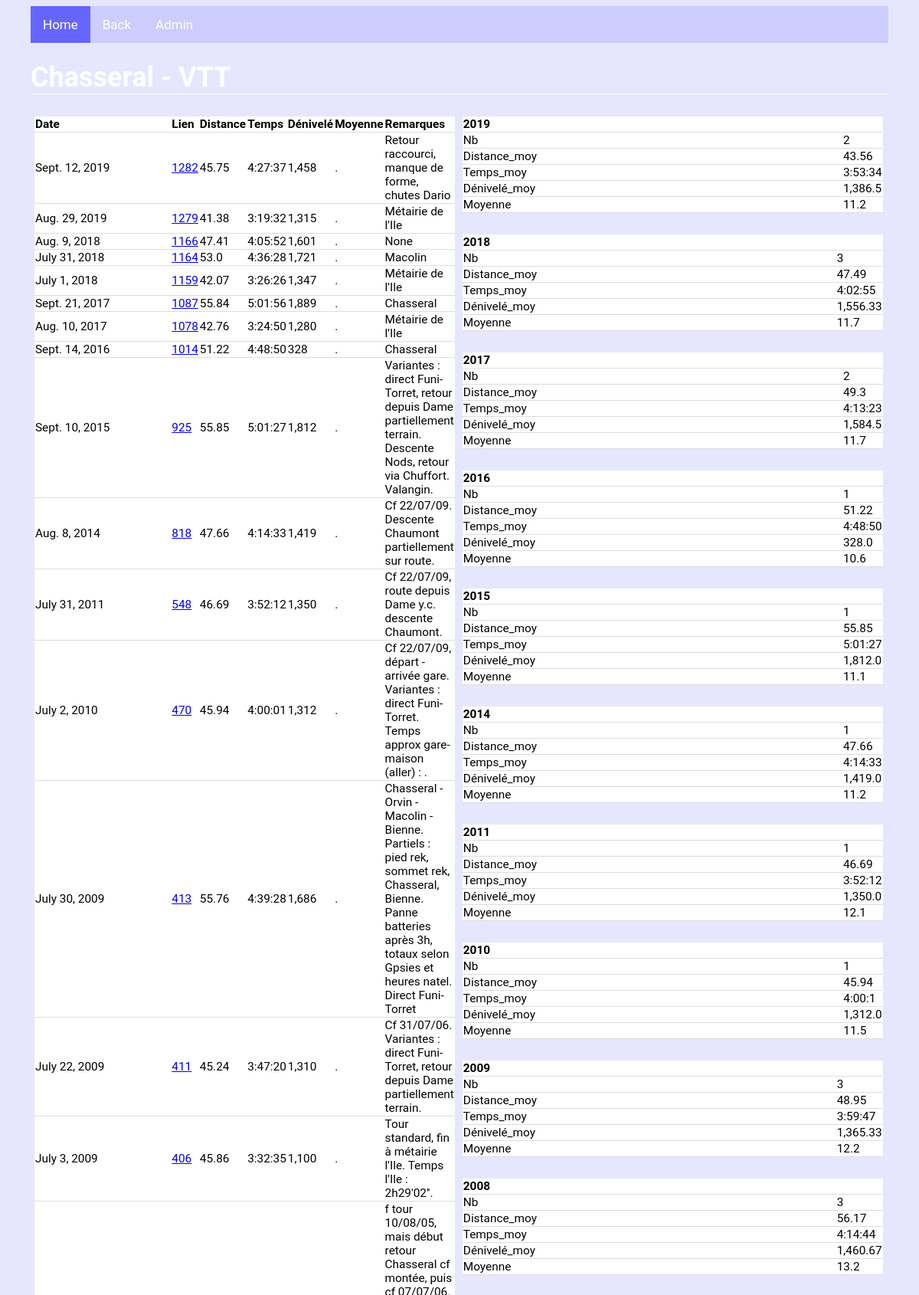
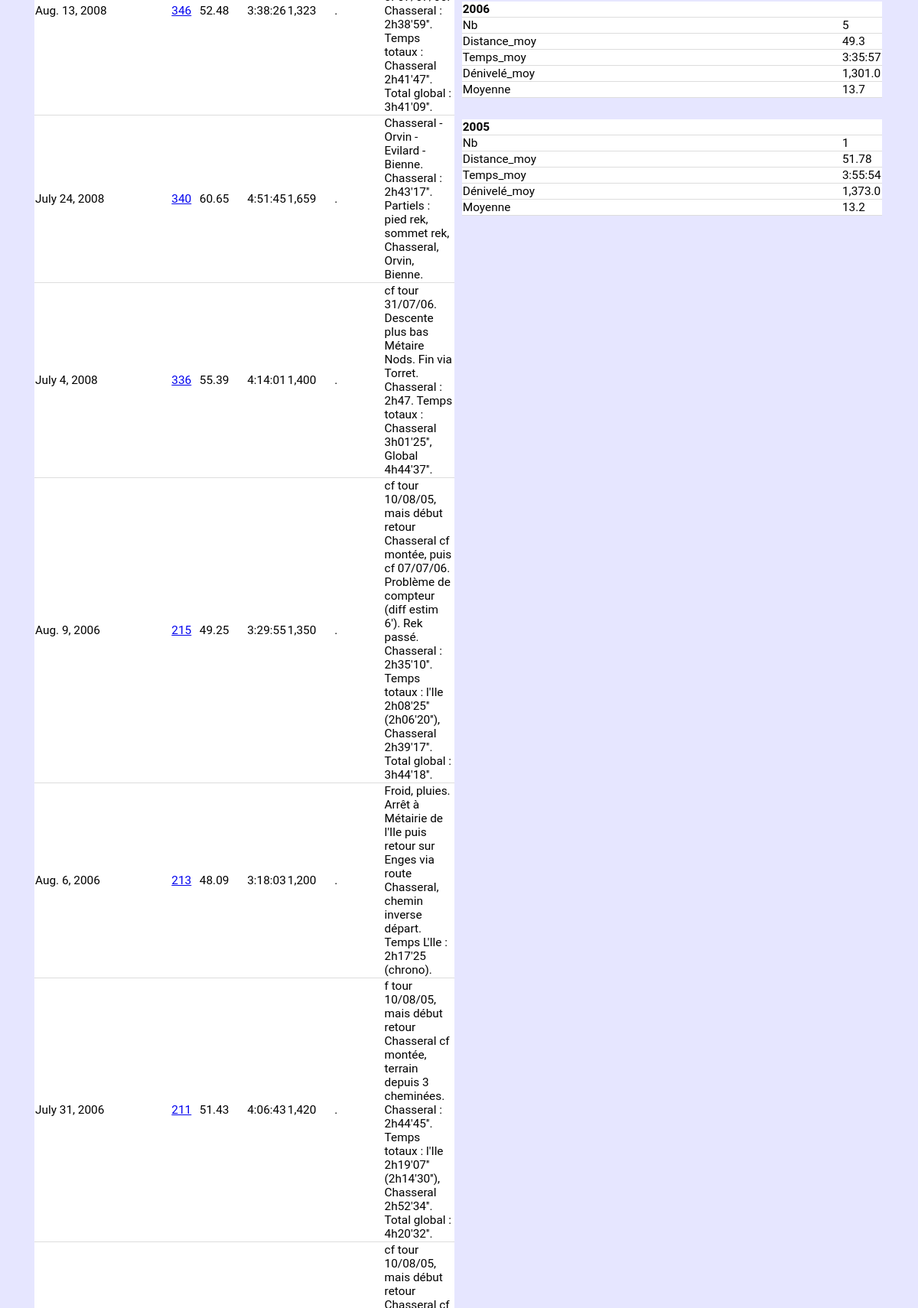
The page /biketours/tours/5/ (upper part) on the database its author committed (2 pictures, top to bottom).
### biketours/models.py (models this page shows, shortened)
class BikeTour(models.Model):
    Parcours = models.CharField(max_length=250, default=None)
    Variante = models.CharField(max_length=250, default=None, blank=True, null=True)
    But = models.ForeignKey(But, on_delete=models.CASCADE)
    Type = models.ForeignKey(Type, on_delete=models.CASCADE)
    Descriptif = models.CharField(max_length=1000, default=None, blank=True, null=True)
    Descr_part_1 = models.CharField(max_length=250, default=None, blank=True, null=True)
    Dist_part_1 = models.FloatField(default=None, blank=True, null=True)
    Deniv_part_1 = models.FloatField(default=None, blank=True, null=True)
    Descr_part_2 = models.CharField(max_length=250, default=None, blank=True, null=True)
    Dist_part_2 = models.FloatField(default=None, blank=True, null=True)
    Deniv_part_2 = models.FloatField(default=None, blank=True, null=True)
    Descr_part_3 = models.CharField(max_length=250, default=None, blank=True, null=True)
    Dist_part_3 = models.FloatField(default=None, blank=True, null=True)
    Deniv_part_3 = models.FloatField(default=None, blank=True, null=True)
    Descr_part_4 = models.CharField(max_length=250, default=None, blank=True, null=True)
    Dist_part_4 = models.FloatField(default=None, blank=True, null=True)
    Deniv_part_4 = models.FloatField(default=None, blank=True, null=True)
    Descr_part_5 = models.CharField(max_length=250, default=None, blank=True, null=True)
    Dist_part_5 = models.FloatField(default=None, blank=True, null=True)
    Deniv_part_5 = models.FloatField(default=None, blank=True, null=True)
    Descr_part_6 = models.CharField(max_length=250, default=None, blank=True, null=True)
    Dist_part_6 = models.FloatField(default=None, blank=True, null=True)
    Deniv_part_6 = models.FloatField(default=None, blank=True, null=True)
    Descr_part_7 = models.CharField(max_length=250, default=None, blank=True, null=True)
    Dist_part_7 = models.FloatField(default=None, blank=True, null=True)
    Deniv_part_7 = models.FloatField(default=None, blank=True, null=True)
    Descr_part_8 = models.CharField(max_length=250, default=None, blank=True, null=True)
    Dist_part_8 = models.FloatField(default=None, blank=True, null=True)
    Deniv_part_8 = models.FloatField(default=None, blank=True, null=True)
    Descr_part_9 = models.CharField(max_length=250, default=None, blank=True, null=True)
    Dist_part_9 = models.FloatField(default=None, blank=True, null=True)
    Deniv_part_9 = models.FloatField(default=None, blank=True, null=True)
    Descr_part_10 = models.CharField(max_length=250, default=None, blank=True, null=True)
    Dist_part_10 = models.FloatField(default=None, blank=True, null=True)
    Deniv_part_10 = models.FloatField(default=None, blank=True, null=True)
    def title(self):
        if self.Variante is None:
            return(self.Parcours)
        else :
            return(self.Parcours + " - " + self.Variante)

class Perfo(models.Model):
    Refparcours = models.ForeignKey(BikeTour, blank=True, null=True, on_delete=models.CASCADE)
    Date = models.DateField(default=None)
    Distance = models.FloatField(default=None)
    Temps = models.DurationField(default=None)
    Remarques = models.CharField(max_length=1000, default=None, blank=True, null=True)
    Dénivelé = models.FloatField(default=None, blank=True, null=True)
    Vitesse_max = models.FloatField(default=None, blank=True, null=True)
    FC_moy = models.FloatField(default=None, blank=True, null=True)
    FC_max = models.FloatField(default=None, blank=True, null=True)
    Temps_part_1 = models.DurationField(default=None, blank=True, null=True)
    Temps_part_2 = models.DurationField(default=None, blank=True, null=True)
    Temps_part_3 = models.DurationField(default=None, blank=True, null=True)
    Temps_part_4 = models.DurationField(default=None, blank=True, null=True)
    Temps_part_5 = models.DurationField(default=None, blank=True, null=True)
    Temps_part_6 = models.DurationField(default=None, blank=True, null=True)
    Temps_part_7 = models.DurationField(default=None, blank=True, null=True)
    Temps_part_8 = models.DurationField(default=None, blank=True, null=True)
    Temps_part_9 = models.DurationField(default=None, blank=True, null=True)
    Temps_part_10 = models.DurationField(default=None, blank=True, null=True)

### biketours/views.py (the view)
# urls.py: re_path(r"^tours/(?P<tour_id>[0-9]+)/$", views.perf_tours, name="perf_tours"),
def perf_tours(request, tour_id):
    all_perf = Perfo.objects.filter(Refparcours=tour_id).order_by("-Date")
    tour = BikeTour.objects.get(pk=tour_id)
    perf_y=dict()
    for y in all_perf.dates("Date", "year", order="DESC") :
        perf_y[y.year] = agrperfo(all_perf.filter(Date__year=y.year), stat="avg")
    context = {"all_perf":all_perf,
               "perf_y":perf_y,
               "tour":tour}
    return render(request, "biketours/perfo.html" ,context)

### biketours/views.py (called while the page is built, shortened)
def fmt_dct(k, v):  # formatage des résultats agrégés (Nb, Distance_totale/moy, Temps_total/moy, Dénivelé_total/moy)
    if v is None:
        return(v)
    elif re.search("Nb", k) and v is not None:
        return(round(v,0))
    elif re.search("Moy", k) and v is not None:
        return(round(v,1))
    elif (re.search("Distance",k) or re.search("Dénivelé", k)) and v is not None:
        return(format(round(v,2), ","))
    elif re.search("Temps",k) and v is not None:
        s = v.total_seconds()
        hours = s // 3600
        minutes = (s % 3600) // 60
        seconds = s % 60
        return(str(int(hours))+ ":" + str(int(minutes)).zfill(2) + ":" + str(int(seconds))).zfill(2)

def v_moy(qset, suffix): # suffix à introduire manuellement (string)
    if (qset["Distance"+suffix] is None or qset["Temps"+suffix] is None) :
        vmoy=None
    else :
        vmoy=qset["Distance"+suffix]/qset["Temps"+suffix].total_seconds()*3600
    return(vmoy)

def agrperfo(qset, stat="sum", div=3): # calcul des résultats agrégés (perfo) + mise en forme
    if stat=="sum":
        res=qset.aggregate(Nb=Count("Distance"), Distance_tot=Sum("Distance"), Temps_tot=Sum("Temps"), Dénivelé_tot=Sum("Dénivelé"))
        res["Moyenne"]=v_moy(res, "_tot")
    if stat=="avg":
        res=qset.aggregate(Nb=Count("Distance"), Distance_moy=Avg("Distance"), Temps_moy=Avg("Temps"), Dénivelé_moy=Avg("Dénivelé"))
        res["Moyenne"]=v_moy(res, "_moy")
    res_form={k:fmt_dct(k, v) for k , v in res.items() }
    return(res_form)

### biketours/templates/biketours/perfo.html
{% extends 'biketours/base.html' %}
{% block content %}
{% load humanize %}
<h1> {{tour.title}} </h1>
{% if all_perf %}
<div class="row">
	<div class="col_2">
		<table>
			<tr>
				<th>Date</th>
				<th>Lien</th>
				<th>Distance</th>
				<th>Temps</th>
				<th>Dénivelé</th>
				<th>Moyenne</th>
				<th>Remarques</th>
			</tr>
			{% for n in all_perf %}
			<tr>
				<td>{{n.Date}}</td>
				<td><a href="./{{n.pk}}/">{{n.pk}} </a></td>
				<td>{{n.Distance}}</td>
				<td>{{n.Temps}}</td>
				<td>{{n.Dénivelé|floatformat|intcomma}}</td>
				<td>{{n.Moyenne}}.</td>
				<td>{{n.Remarques}}</td>
			</tr>
			{% endfor %}
		</table>
	</div>
	<div class="col_2">
		{% for k, v in perf_y.items %}
		<table>
			<tr>
				<th colspan="2">{{k}} </th>
			</tr>
				{% for a, b in v.items %}
				<tr>
					<td>{{a}} </td>
					<td>{{b}} </td>
				</tr>
				{% endfor %}
		</table>
		<br>
		{% endfor %}
	</div>
</div>
{% else %}
	<h1> C'est vide ? .... </h1>
{% endif %}
{% endblock %}

### biketours/static/biketours/mystyle.css (style rules this page uses)
table, th, td { width: 100%; border-bottom: 1px solid #ddd; border-collapse: collapse; text-align: left; background-color: white; font-size:80%; table-layout: auto; }
h1 { color: white; font-size:150%; border-bottom: 1px solid white; }
.col_2 { float:left; width:49%; padding:5px; }
.row:after { content:""; display:table; clear:both; }

### rows shown on the page
BikeTour: title "Chasseral - VTT"
Perfo: Date "Sept. 12, 2019", pk "1282", Distance "45.75", Temps "4:27:37", Dénivelé "1,458", Remarques "Retour raccourci, manque de forme, chutes Dario"
Perfo: Date "Aug. 29, 2019", pk "1279", Distance "41.38", Temps "3:19:32", Dénivelé "1,315", Remarques "Métairie de l'Ile"
Perfo: Date "Aug. 9, 2018", pk "1166", Distance "47.41", Temps "4:05:52", Dénivelé "1,601", Remarques "None"
Perfo: Date "July 31, 2018", pk "1164", Distance "53.0", Temps "4:36:28", Dénivelé "1,721", Remarques "Macolin"
Perfo: Date "July 1, 2018", pk "1159", Distance "42.07", Temps "3:26:26", Dénivelé "1,347", Remarques "Métairie de l'Ile"
Perfo: Date "Sept. 21, 2017", pk "1087", Distance "55.84", Temps "5:01:56", Dénivelé "1,889", Remarques "Chasseral"
Perfo: Date "Aug. 10, 2017", pk "1078", Distance "42.76", Temps "3:24:50", Dénivelé "1,280", Remarques "Métairie de l'Ile"
Perfo: Date "Sept. 14, 2016", pk "1014", Distance "51.22", Temps "4:48:50", Dénivelé "328", Remarques "Chasseral"
Perfo: Date "Sept. 10, 2015", pk "925", Distance "55.85", Temps "5:01:27", Dénivelé "1,812", Remarques "Variantes : direct Funi-Torret, retour depuis Dame partiellement terrain. Descente Nods, retour via Chuffort. Valangin."
Perfo: Date "Aug. 8, 2014", pk "818", Distance "47.66", Temps "4:14:33", Dénivelé "1,419", Remarques "Cf 22/07/09. Descente Chaumont partiellement sur route."
Perfo: Date "July 31, 2011", pk "548", Distance "46.69", Temps "3:52:12", Dénivelé "1,350", Remarques "Cf 22/07/09, route depuis Dame y.c. descente Chaumont."
Perfo: Date "July 2, 2010", pk "470", Distance "45.94", Temps "4:00:01", Dénivelé "1,312", Remarques "Cf 22/07/09, départ - arrivée gare. Variantes : direct Funi-Torret. Temps approx gare-maison (aller) : ."
Perfo: Date "July 30, 2009", pk "413", Distance "55.76", Temps "4:39:28", Dénivelé "1,686", Remarques "Chasseral - Orvin - Macolin - Bienne. Partiels : pied rek, sommet rek, Chasseral, Bienne. Panne batteries après 3h, totaux selon Gpsies et heures natel. Direct Funi-Torret"
Perfo: Date "July 22, 2009", pk "411", Distance "45.24", Temps "3:47:20", Dénivelé "1,310", Remarques "Cf 31/07/06. Variantes : direct Funi-Torret, retour depuis Dame partiellement terrain."
Perfo: Date "July 3, 2009", pk "406", Distance "45.86", Temps "3:32:35", Dénivelé "1,100", Remarques "Tour standard, fin à métairie l'Ile. Temps l'Ile : 2h29'02''."
Perfo: Date "Aug. 13, 2008", pk "346", Distance "52.48", Temps "3:38:26", Dénivelé "1,323", Remarques "f tour 10/08/05, mais début retour Chasseral cf montée, puis cf 07/07/06. Chasseral : 2h38'59''. Temps totaux : Chasseral 2h41'47''. Total global : 3h41'09''."
Perfo: Date "July 24, 2008", pk "340", Distance "60.65", Temps "4:51:45", Dénivelé "1,659", Remarques "Chasseral - Orvin - Evilard - Bienne. Chasseral : 2h43'17''. Partiels : pied rek, sommet rek, Chasseral, Orvin, Bienne."
Perfo: Date "July 4, 2008", pk "336", Distance "55.39", Temps "4:14:01", Dénivelé "1,400", Remarques "cf tour 31/07/06. Descente plus bas Métaire Nods. Fin via Torret. Chasseral : 2h47. Temps totaux : Chasseral 3h01'25'', Global 4h44'37''."
Perfo: Date "Aug. 9, 2006", pk "215", Distance "49.25", Temps "3:29:55", Dénivelé "1,350", Remarques "cf tour 10/08/05, mais début retour Chasseral cf montée, puis cf 07/07/06. Problème de compteur (diff estim 6'). Rek passé. Chasseral : 2h35'10''. Temps totaux : l'Ile 2h08'25'' (2h06'20''), Chasseral 2h39'17''. Total global : 3h44'18''."
Perfo: Date "Aug. 6, 2006", pk "213", Distance "48.09", Temps "3:18:03", Dénivelé "1,200", Remarques "Froid, pluies. Arrêt à Métairie de l'Ile puis retour sur Enges via route Chasseral, chemin inverse départ. Temps L'Ile : 2h17'25 (chrono)."
Perfo: Date "July 31, 2006", pk "211", Distance "51.43", Temps "4:06:43", Dénivelé "1,420", Remarques "f tour 10/08/05, mais début retour Chasseral cf montée, terrain depuis 3 cheminées. Chasseral : 2h44'45''. Temps totaux : l'Ile 2h19'07'' (2h14'30''), Chasseral 2h52'34''. Total global : 4h20'32''."

### other values the page prints
{{ k }} "2019" "2018" "2017" "2016" "2015" "2014" "2011" "2010" "2009" "2008" "2006" "2005"
{{ a }} "Nb" "Distance_moy" "Temps_moy" "Dénivelé_moy" "Moyenne" "Nb" "Distance_moy" "Temps_moy" "Dénivelé_moy" "Moyenne" "Nb" "Distance_moy" "Temps_moy" "Dénivelé_moy" "Moyenne" "Nb" "Distance_moy" "Temps_moy" "Dénivelé_moy" "Moyenne" "Nb" "Distance_moy" "Temps_moy" "Dénivelé_moy" "Moyenne" "Nb" "Distance_moy" "Temps_moy" "Dénivelé_moy" "Moyenne" "Nb" "Distance_moy" "Temps_moy" "Dénivelé_moy" "Moyenne" "Nb" "Distance_moy" "Temps_moy" "Dénivelé_moy" "Moyenne" "Nb" "Distance_moy" "Temps_moy" "Dénivelé_moy" "Moyenne" "Nb" "Distance_moy" "Temps_moy" "Dénivelé_moy" "Moyenne" "Nb" "Distance_moy" "Temps_moy" "Dénivelé_moy" "Moyenne" "Nb" "Distance_moy" "Temps_moy" "Dénivelé_moy" "Moyenne"
{{ b }} "2" "43.56" "3:53:34" "1,386.5" "11.2" "3" "47.49" "4:02:55" "1,556.33" "11.7" "2" "49.3" "4:13:23" "1,584.5" "11.7" "1" "51.22" "4:48:50" "328.0" "10.6" "1" "55.85" "5:01:27" "1,812.0" "11.1" "1" "47.66" "4:14:33" "1,419.0" "11.2" "1" "46.69" "3:52:12" "1,350.0" "12.1" "1" "45.94" "4:00:1" "1,312.0" "11.5" "3" "48.95" "3:59:47" "1,365.33" "12.2" "3" "56.17" "4:14:44" "1,460.67" "13.2" "5" "49.3" "3:35:57" "1,301.0" "13.7" "1" "51.78" "3:55:54" "1,373.0" "13.2"
